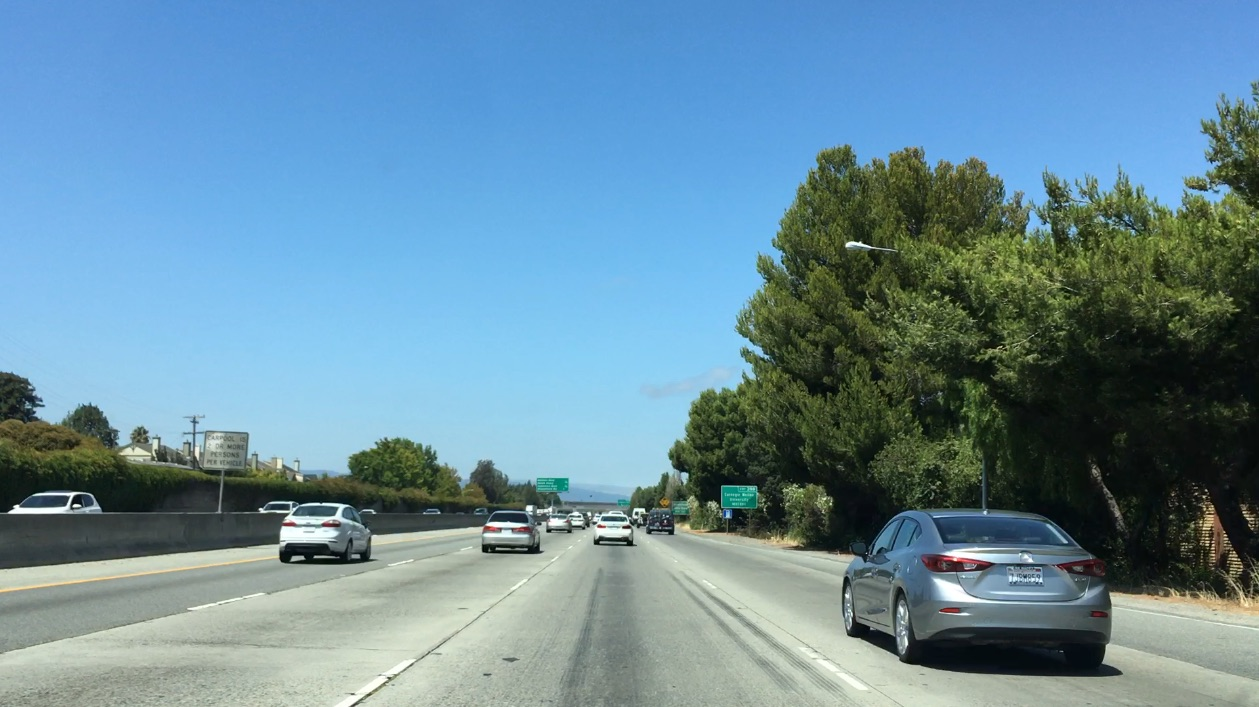
#> input picture moocs/udacity/nd/carnd/term1/17-p5-vehicle-detection/bbox-example-image.jpg, 1259 x 707 px; the run also reads 1 picture not shown here
$ jupyter execute --allow-errors L20.ipynb   (shell and % lines are left out)   (older library calls are emulated)
#> lines starting #> are read from the running program, lines starting #| are printed output that depends on the picture; after the words box and inside, x2 and y2 are one past the last pixel; in counts of white or black regions, pixels touching at a corner belong together
# L20.5: Introduction

[cell 1]
import matplotlib.pyplot as plt
import matplotlib.image as mpimg
import numpy as np
import cv2

[cell 2]
#reading in an image
image = mpimg.imread('bbox-example-image.jpg')
#> image is the input picture: shape (707, 1259, 3); mean R, G, B 104.8, 141, 158.4

#printing out some stats and plotting
print('This image is:', type(image), 'with dimesions:', image.shape)
#| This image is: <class 'numpy.ndarray'> with dimesions: (707, 1259, 3)
plt.imshow(image)  # if you wanted to show a single color channel image called 'gray', for example, call as plt.imshow(gray, cmap='gray')

[cell 3]
# Define a function that takes an image, a list of bounding boxes,
# and optional color tuple and line thickness as inputs
# then draws boxes in that color on the output

def draw_boxes(img, bboxes, color=(0, 0, 255), thick=6):
    # make a copy of the image
#> called with color = (0, 0, 255), thick = 6
    draw_img = np.copy(img)
    # draw each bounding box on your image copy using cv2.rectangle()
    # return the image copy with boxes drawn
    for bbox in bboxes:
        cv2.rectangle(draw_img, bbox[0], bbox[1], color=color, thickness=thick)
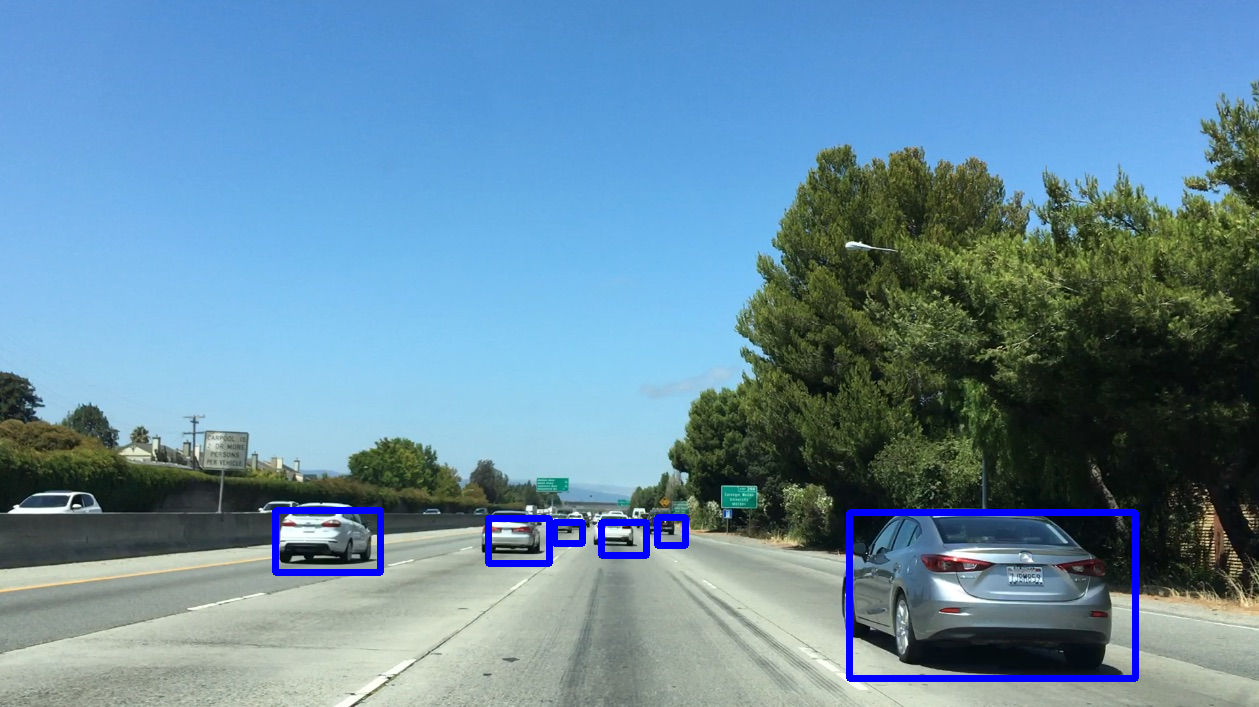
#> draw_img: shape (707, 1259, 3); 1.41% of pixels changed, all inside (x1, y1, x2, y2) = (272, 507, 1139, 682)
    return draw_img # Change this line to return image copy with boxes
# Add bounding boxes in this format, these are just example coordinates.

#bboxes = [((830, 500), (1140, 680)), ((474, 500), (550, 560))]
bboxes = [((275, 572), (380, 510)), ((488, 563), (549, 518)), ((554, 543), (582, 522)),
          ((601, 555), (646, 522)), ((657, 545), (685, 517)), ((849, 678), (1135, 512))]

result = draw_boxes(image, bboxes)
plt.imshow(result)

# L20.9: Template matching

[cell 4]
import numpy as np
import cv2
import matplotlib.pyplot as plt
import matplotlib.image as mpimg

image = mpimg.imread('bbox-example-image.jpg')
#image = mpimg.imread('temp-matching-example-2.jpg')
templist = ['cutout1.jpg', 'cutout2.jpg', 'cutout3.jpg',
            'cutout4.jpg', 'cutout5.jpg', 'cutout6.jpg']

# All the 6 methods for comparison in a list
methods = ['cv2.TM_CCOEFF', 'cv2.TM_CCOEFF_NORMED', 'cv2.TM_CCORR',
            'cv2.TM_CCORR_NORMED', 'cv2.TM_SQDIFF', 'cv2.TM_SQDIFF_NORMED']

# Here is your draw_boxes function from the previous exercise
def draw_boxes(img, bboxes, color=(0, 0, 255), thick=6):
    # Make a copy of the image
    imcopy = np.copy(img)
    # Iterate through the bounding boxes
    for bbox in bboxes:
        # Draw a rectangle given bbox coordinates
        cv2.rectangle(imcopy, bbox[0], bbox[1], color, thick)
    # Return the image copy with boxes drawn
    return imcopy


# Define a function to search for template matches
# and return a list of bounding boxes
def find_matches(img, template_list):
    # Define an empty list to take bbox coords
    bbox_list = []
    # Define matching method
    # Other options include: cv2.TM_CCORR_NORMED', 'cv2.TM_CCOEFF', 'cv2.TM_CCORR',
    #         'cv2.TM_SQDIFF', 'cv2.TM_SQDIFF_NORMED'
    method = cv2.TM_CCOEFF_NORMED
#> method = 5
    # Iterate through template list
    for temp in template_list:
        # Read in templates one by one
        tmp = mpimg.imread('./cutouts/'+temp)
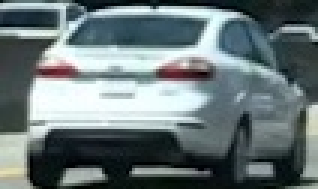
#> input picture moocs/udacity/nd/carnd/term1/17-p5-vehicle-detection/cutouts/cutout1.jpg, 106 x 63 px (shown 3 times larger)
#> tmp is the input picture: shape (63, 106, 3); mean R, G, B 105.4, 118.5, 120.3
        # Use cv2.matchTemplate() to search the image
        result = cv2.matchTemplate(img, tmp, method)
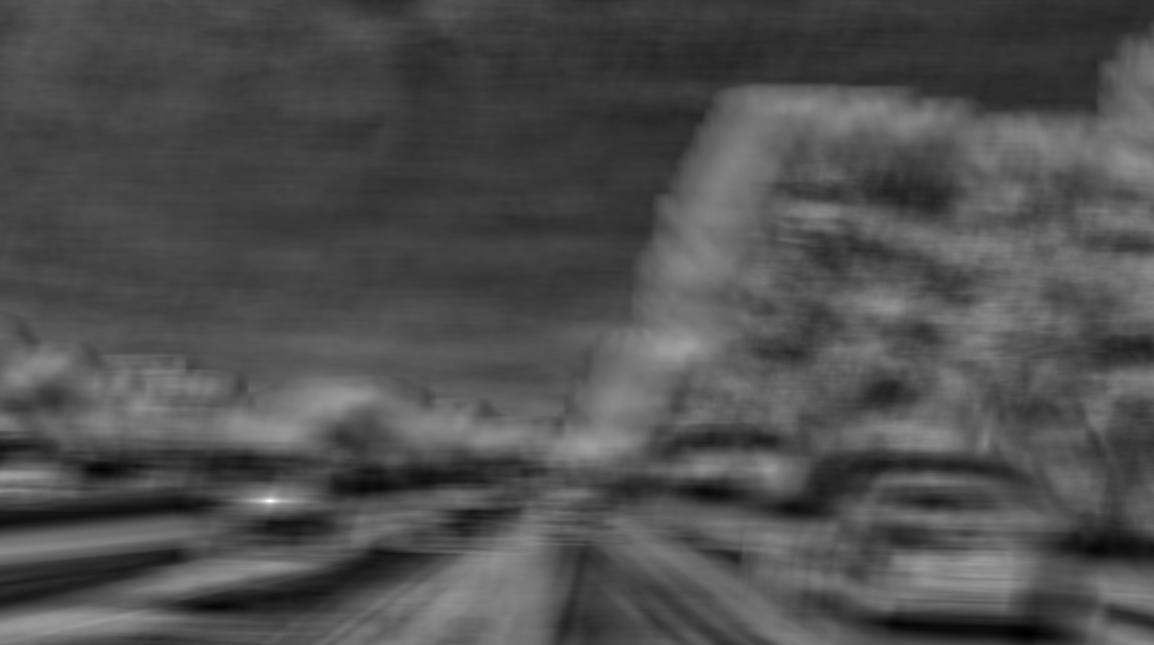
#> result: shape (645, 1154) float32; min -0.485, max 0.954, mean -0.036; drawn with min black and max white
        # Use cv2.minMaxLoc() to extract the location of the best match
        min_val, max_val, min_loc, max_loc = cv2.minMaxLoc(result)
#> min_val = -0.485; max_val = 0.954; min_loc = (1025, 633); max_loc = (270, 500)
        # Determine a bounding box for the match
        w, h = (tmp.shape[1], tmp.shape[0])
#> w = 106; h = 63
        if method in [cv2.TM_SQDIFF, cv2.TM_SQDIFF_NORMED]:
            top_left = min_loc
        else:
            top_left = max_loc
#> top_left = (270, 500)
        bottom_right = (top_left[0] + w, top_left[1] + h)
#> bottom_right = (376, 563)
        # Append bbox position to list
        bbox_list.append((top_left, bottom_right))
#> pass 2 of the loop in find_matches, `for temp in template_list:`:
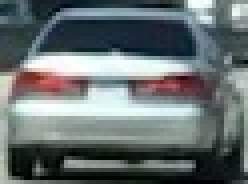
#> input picture moocs/udacity/nd/carnd/term1/17-p5-vehicle-detection/cutouts/cutout2.jpg, 62 x 46 px (shown 4 times larger)
#> in find_matches, tmp is the input picture: shape (46, 62, 3); mean R, G, B 103.4, 112.1, 112.8
#> in find_matches, `result = cv2.matchTemplate(img, tmp, method)`:
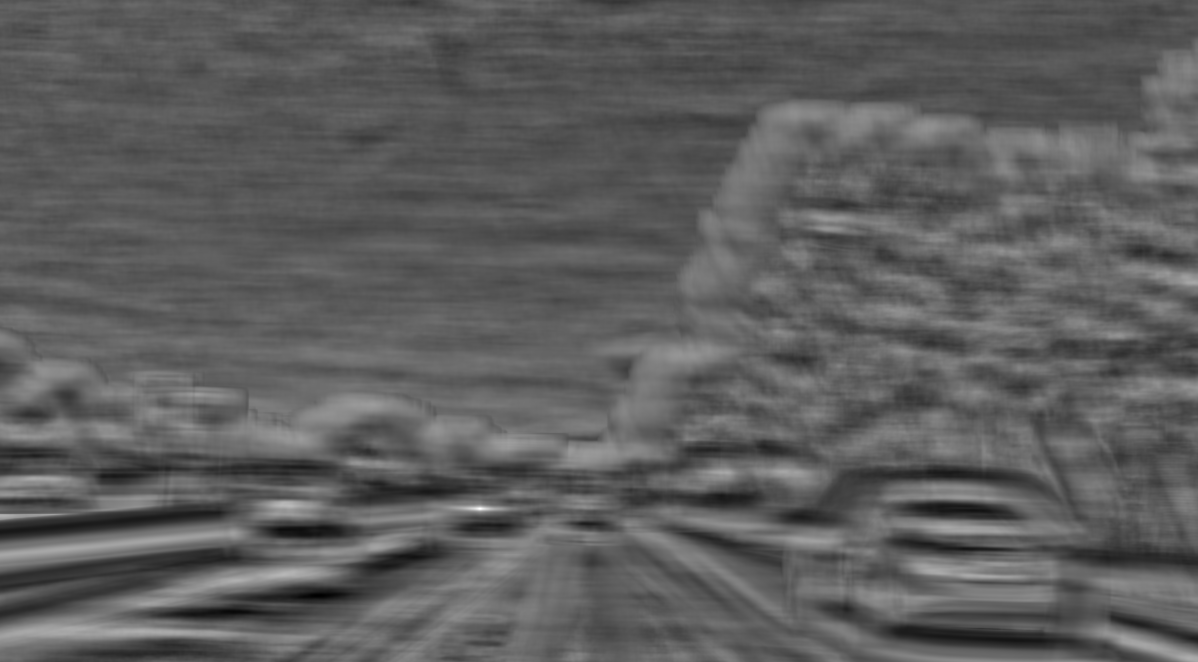
#> result: shape (662, 1198) float32; min -0.588, max 0.96, mean -0.0178; drawn with min black and max white
#> min_val = -0.588; max_val = 0.96; min_loc = (316, 595); max_loc = (479, 508)
#> bottom_right = (541, 554)
#> pass 3 of the loop in find_matches, `for temp in template_list:`:
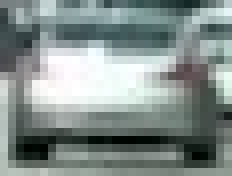
#> input picture moocs/udacity/nd/carnd/term1/17-p5-vehicle-detection/cutouts/cutout3.jpg, 29 x 22 px (shown 8 times larger)
#> in find_matches, tmp is the input picture: shape (22, 29, 3); mean R, G, B 131.5, 142.9, 140.1
#> in find_matches, `result = cv2.matchTemplate(img, tmp, method)`:
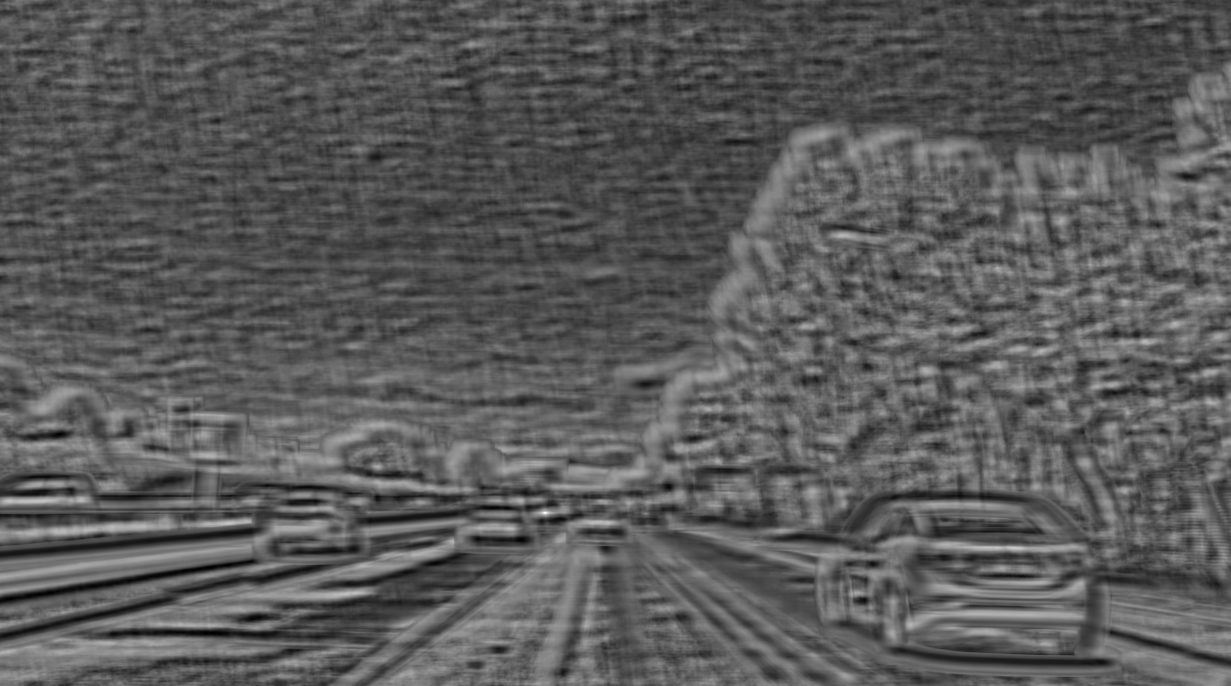
#> result: shape (686, 1231) float32; min -0.58, max 0.945, mean -0.0396; drawn with min black and max white
#> min_val = -0.58; max_val = 0.945; min_loc = (213, 633); max_loc = (545, 512)
#> bottom_right = (574, 534)
#> the loop made 6 passes; the first 3 are shown
        # Return the list of bounding boxes

    return bbox_list

#> (the rest of this cell did not finish here and is left out)

# L20.12: Histograms of colors

[cell 5]
import numpy as np
import cv2
import matplotlib.pyplot as plt
import matplotlib.image as mpimg

image = mpimg.imread('cutout1.jpg')

# Define a function to compute color histogram features
def color_hist(img, nbins=32, bins_range=(0, 256)):
    # Compute the histogram of the RGB channels separately
#> called with nbins = 32, bins_range = (0, 256)
    rhist = np.histogram(img[:,:,0], bins=nbins, range=bins_range)
    ghist = np.histogram(img[:,:,1], bins=nbins, range=bins_range)
    bhist = np.histogram(img[:,:,2], bins=nbins, range=bins_range)
    # Generating bin centers
    bin_edges = rhist[1]
#> bin_edges = 33 values from 0 to 256
    bin_centers = (bin_edges[1:]  + bin_edges[0:len(bin_edges)-1])/2
#> bin_centers = 32 values from 4 to 252
    # Concatenate the histograms into a single feature vector
    hist_features = np.concatenate((rhist[0], ghist[0], bhist[0]))
#> hist_features = 96 values, max 634 at index 95, min 49 at index 31, mean 208.7
    # Return the individual histograms, bin_centers and feature vector
    return rhist, ghist, bhist, bin_centers, hist_features

rh, gh, bh, bincen, feature_vec = color_hist(image, nbins=32, bins_range=(0, 256))
#> bincen = 32 values from 4 to 252; feature_vec has the same summary as hist_features in color_hist

# Plot a figure with all three bar charts
if rh is not None:
    fig = plt.figure(figsize=(12,3))
    plt.subplot(131)
    plt.bar(bincen, rh[0])
    plt.xlim(0, 256)
    plt.title('R Histogram')
    plt.subplot(132)
    plt.bar(bincen, gh[0])
    plt.xlim(0, 256)
    plt.title('G Histogram')
    plt.subplot(133)
    plt.bar(bincen, bh[0])
    plt.xlim(0, 256)
    plt.title('B Histogram')
    fig.tight_layout()
else:
    print('Your function is returning None for at least one variable...')
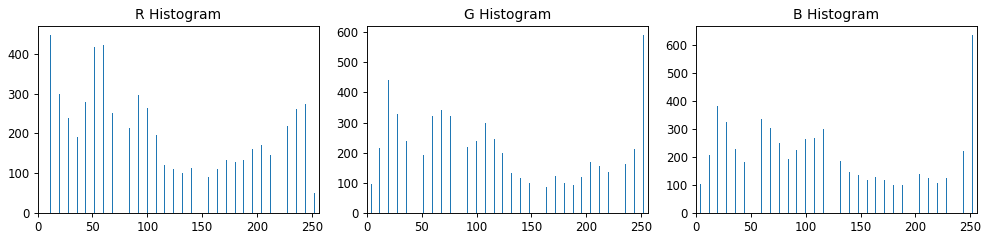
#> figure drawn by matplotlib, 3 panels; panel 1: tallest bar 448 high, from x = 11.6 to 12.4; panel 2: tallest bar 591 high, from x = 251.6 to 252.4; panel 3: tallest bar 634 high, from x = 251.6 to 252.4

# L20.15: Explore Color Spaces

[cell 6]
import cv2
import numpy as np
import matplotlib.pyplot as plt
from mpl_toolkits.mplot3d import Axes3D

def plot3d(pixels, colors_rgb,
        axis_labels=list("RGB"), axis_limits=[(0, 255), (0, 255), (0, 255)]):
    """Plot pixels in 3D."""

    # Create figure and 3D axes
    fig = plt.figure(figsize=(8, 8))
    ax = Axes3D(fig)

    # Set axis limits
    ax.set_xlim(*axis_limits[0])
    ax.set_ylim(*axis_limits[1])
    ax.set_zlim(*axis_limits[2])

    # Set axis labels and sizes
    ax.tick_params(axis='both', which='major', labelsize=14, pad=8)
    ax.set_xlabel(axis_labels[0], fontsize=16, labelpad=16)
    ax.set_ylabel(axis_labels[1], fontsize=16, labelpad=16)
    ax.set_zlabel(axis_labels[2], fontsize=16, labelpad=16)

    # Plot pixel values with colors given in colors_rgb
    ax.scatter(
        pixels[:, :, 0].ravel(),
        pixels[:, :, 1].ravel(),
        pixels[:, :, 2].ravel(),
        c=colors_rgb.reshape((-1, 3)), edgecolors='none')

    return ax  # return Axes3D object for further manipulation


# Read a color image
img = cv2.imread("./kitti/"+"000275.png")
# [13 lines of commented-out code are left out]
#> (the rest of this cell did not finish here and is left out)

# L20.16: Spatial Binning of Color

[cell 7]
import cv2
import matplotlib.image as mpimg

#> (the rest of this cell did not finish here and is left out)

#> (a cell that did not finish here is left out)

Ok, but 3072 elements is still quite a few features! Could you get away with even lower resolution? I'll leave that for you to explore later when you're training your classifier.

[cell 9]
import numpy as np
import cv2
import matplotlib.pyplot as plt
import matplotlib.image as mpimg

# Read in an image
# You can also read cutout2, 3, 4 etc. to see other examples
image = mpimg.imread('cutout1.jpg')

# Define a function to compute color histogram features
# Pass the color_space flag as 3-letter all caps string
# like 'HSV' or 'LUV' etc.
def bin_spatial(img, color_space='RGB', size=(32, 32)):
    # Convert image to new color space (if specified)
#> called with color_space = 'RGB', size = (32, 32)
    if color_space != 'RGB':
        if color_space == 'HSV':
            feature_image = cv2.cvtColor(img, cv2.COLOR_RGB2HSV)
        elif color_space == 'LUV':
            feature_image = cv2.cvtColor(img, cv2.COLOR_RGB2LUV)
        elif color_space == 'HLS':
            feature_image = cv2.cvtColor(img, cv2.COLOR_RGB2HLS)
        elif color_space == 'YUV':
            feature_image = cv2.cvtColor(img, cv2.COLOR_RGB2YUV)
        elif color_space == 'YCrCb':
            feature_image = cv2.cvtColor(img, cv2.COLOR_RGB2YCrCb)
    else: feature_image = np.copy(img)
    # Use cv2.resize().ravel() to create the feature vector
    features = cv2.resize(feature_image, size).ravel()
#> features = 3072 values, max 255 at index 788, min 1 at index 36, mean 114.7
    # Return the feature vector
    return features

feature_vec = bin_spatial(image, color_space='RGB', size=(32, 32))
#> feature_vec has the same summary as features in bin_spatial

# Plot features
plt.plot(feature_vec)
plt.title('Spatially Binned Features')
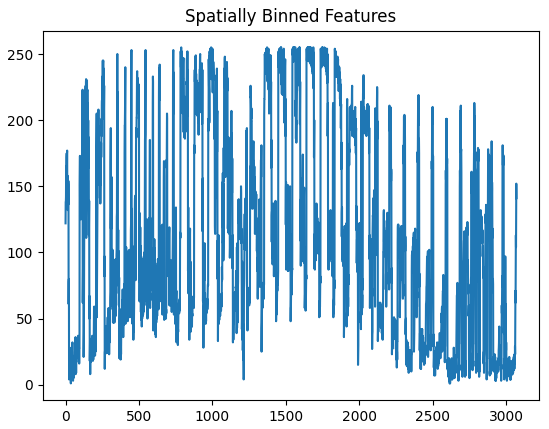
#> figure drawn by matplotlib, 1 panel; curve peaks at x = 788, y = 255

# L20.19: Data Exploration

[cell 10]
import matplotlib.image as mpimg
import matplotlib.pyplot as plt
import numpy as np
import cv2
import glob
#from skimage.feature import hog
#from skimage import color, exposure
# images are divided up into vehicles and non-vehicles

images = glob.glob('./small_dataset/*.jpeg')
cars = []
notcars = []

for image in images:
    if 'image' in image or 'extra' in image:
        notcars.append(image)
    else:
        cars.append(image)
#> after the loop, cars = []; notcars = []

# Define a function to return some characteristics of the dataset
def data_look(car_list, notcar_list):
    data_dict = {}
    # Define a key in data_dict "n_cars" and store the number of car images
    data_dict["n_cars"] = len(car_list)
    # Define a key "n_notcars" and store the number of notcar images
    data_dict["n_notcars"] = len(notcar_list)
    # Read in a test image, either car or notcar
    example_img = mpimg.imread(car_list[0])
    # Define a key "image_shape" and store the test image shape 3-tuple
    data_dict["image_shape"] = example_img.shape
    # Define a key "data_type" and store the data type of the test image.
    data_dict["data_type"] = example_img.dtype
    # Return data_dict
    return data_dict

print(len(cars))
#| 0
#> (the rest of this cell did not finish here and is left out)
